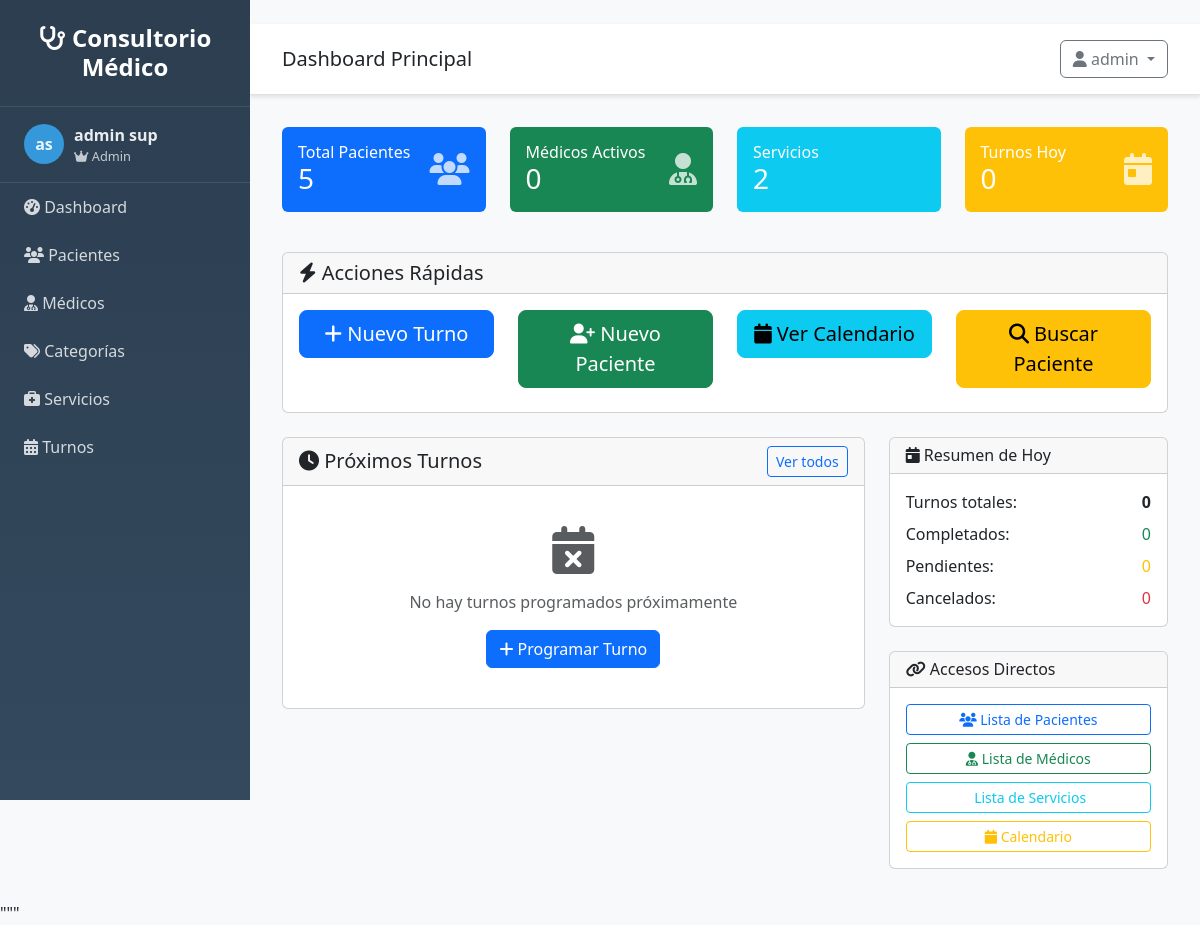
/dashboard (signed in), run on an earlier commit of the app's database.
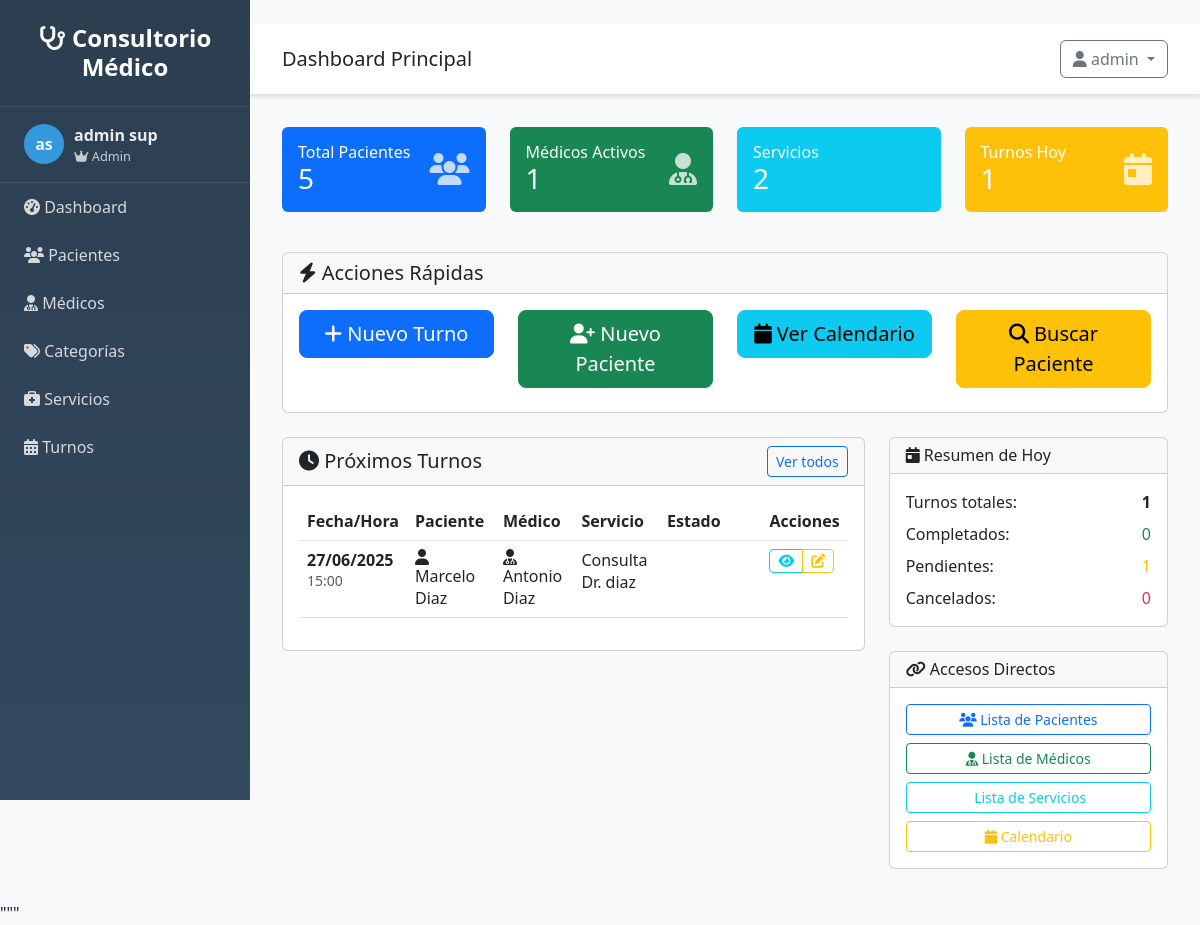
And on a later commit of the database.
### src/models/turno.py (models this page shows, shortened)
class Turno(db.Model):
    __tablename__ = 'turnos'
    id = db.Column(db.Integer, primary_key=True)
    fecha = db.Column(db.Date, nullable=False)
    hora = db.Column(db.Time, nullable=False)
    estado = db.Column(db.String(20), default='pendiente')  # pendiente, confirmado, completado, cancelado
    observaciones = db.Column(db.Text, nullable=True)
    precio_final = db.Column(db.Numeric(10, 2), nullable=True)
    fecha_creacion = db.Column(db.DateTime, default=datetime.utcnow)
    cliente_id = db.Column(db.Integer, db.ForeignKey('clientes.id'), nullable=False)
    profesional_id = db.Column(db.Integer, db.ForeignKey('profesionales.id'), nullable=False)
    servicio_id = db.Column(db.Integer, db.ForeignKey('servicios.id'), nullable=False)

### src/models/cliente.py (models this page shows, shortened)
class Cliente(db.Model):
    __tablename__ = 'clientes'
    id = db.Column(db.Integer, primary_key=True)
    nombre = db.Column(db.String(100), nullable=False)
    apellido = db.Column(db.String(100), nullable=False)
    telefono = db.Column(db.String(20), nullable=True)
    email = db.Column(db.String(120), nullable=True)
    fecha_creacion = db.Column(db.DateTime, default=datetime.utcnow)
    activo = db.Column(db.Boolean, default=True)
    turnos = db.relationship('Turno', backref='cliente', lazy=True)
    @property
    def nombre_completo(self):
        return f"{self.nombre} {self.apellido}"

### src/models/profesional.py (models this page shows, shortened)
class Profesional(db.Model):
    __tablename__ = 'profesionales'
    id = db.Column(db.Integer, primary_key=True)
    nombre = db.Column(db.String(100), nullable=False)
    apellido = db.Column(db.String(100), nullable=False)
    telefono = db.Column(db.String(20), nullable=True)
    email = db.Column(db.String(120), nullable=True)
    especialidad = db.Column(db.String(100), nullable=True)
    activo = db.Column(db.Boolean, default=True)
    fecha_creacion = db.Column(db.DateTime, default=datetime.utcnow)
    turnos = db.relationship('Turno', backref='profesional', lazy=True)
    @property
    def nombre_completo(self):
        return f"{self.nombre} {self.apellido}"

### src/models/servicio.py (models this page shows, shortened)
class Servicio(db.Model):
    __tablename__ = 'servicios'
    id = db.Column(db.Integer, primary_key=True)
    nombre = db.Column(db.String(100), nullable=False)
    descripcion = db.Column(db.Text, nullable=True)
    precio = db.Column(db.Numeric(10, 2), nullable=False, default=0.00)
    duracion = db.Column(db.Integer, nullable=False, default=60)  # duración en minutos
    activo = db.Column(db.Boolean, default=True)
    fecha_creacion = db.Column(db.DateTime, default=datetime.utcnow)
    categoria_id = db.Column(db.Integer, db.ForeignKey('categorias.id'), nullable=True)
    turnos = db.relationship('Turno', backref='servicio', lazy=True)

### src/routes/main.py (the view)
@main_bp.route('/dashboard')
@login_required
def index():
    try:
        from src.models import Cliente, Turno, Profesional, Servicio
        total_clientes = Cliente.query.filter_by(activo=True).count()
        total_profesionales = Profesional.query.filter_by(activo=True).count()
        total_servicios = Servicio.query.filter_by(activo=True).count()
        hoy = date.today()
        turnos_hoy = Turno.query.filter_by(fecha=hoy).count()
        proximos_turnos = Turno.query.filter(
            Turno.fecha >= hoy,
            Turno.estado.in_(['pendiente', 'confirmado'])
        ).order_by(Turno.fecha, Turno.hora).limit(5).all()
    except Exception as e:
        print(f"Error cargando datos del dashboard: {e}")
        total_clientes = 0
        total_profesionales = 0
        total_servicios = 0
        turnos_hoy = 0
        proximos_turnos = []
    return render_template('dashboard.html',
                         total_clientes=total_clientes,
                         total_profesionales=total_profesionales,
                         total_servicios=total_servicios,
                         turnos_hoy=turnos_hoy,
                         proximos_turnos=proximos_turnos,
                         usuario=current_user)

### src/app.py (called while the page is built)
def create_app(config=None):
    app = Flask(__name__,
                template_folder='../templates',
                static_folder='../static')
    if config:
        app.config.update(config)
    else:
        app.config.from_object(Config)
    init_db(app)
    init_auth(app)
    @app.context_processor
    def inject_user():
        from flask_login import current_user
        return dict(
            current_user=current_user,
            today=date.today(),
            now=datetime.now()
        )
    register_blueprints(app)
    register_template_filters(app)
    register_error_handlers(app)
    @app.route('/')
    def root():
        if current_user.is_authenticated:
            return redirect(url_for('main.index'))
        return redirect(url_for('auth.login'))
    return app

### src/auth.py (called while the page is built)
@login_manager.user_loader
def load_user(user_id):
    try:
        from src.models.usuario import Usuario
        return Usuario.query.get(int(user_id))
    except:
        return None

### src/models/usuario.py (called while the page is built)
    @property
    def nombre_completo(self):
        return f"{self.nombre} {self.apellido}"

    def is_admin(self):
        return self.rol == 'admin'

### templates/dashboard.html (shortened to what the changed rows need)
{% extends "base.html" %}
{% block content %}
<div class="row mb-4">
    <div class="col-md-3 mb-3">
        <div class="card border-0 bg-success text-white">
            <div class="card-body">
                <div class="d-flex justify-content-between">
                    <div>
                        <h6 class="card-title mb-0">Médicos Activos</h6>
                        <h3 class="mb-0">{{ total_profesionales or 0 }}</h3>
                    </div>
                </div>
            </div>
        </div>
    </div>
    <div class="col-md-3 mb-3">
        <div class="card border-0 bg-warning text-white">
            <div class="card-body">
                <div class="d-flex justify-content-between">
                    <div>
                        <h6 class="card-title mb-0">Turnos Hoy</h6>
                        <h3 class="mb-0">{{ turnos_hoy or 0 }}</h3>
                    </div>
                </div>
            </div>
        </div>
    </div>
</div>
<div class="row">
    <div class="col-md-8 mb-4">
        <div class="card">
            <div class="card-body">
                {% if proximos_turnos %}
                    <div class="table-responsive">
                        <table class="table table-hover">
                            <thead>
                                <tr>
                                    <th>Fecha/Hora</th>
                                    <th>Paciente</th>
                                    <th>Médico</th>
                                    <th>Servicio</th>
                                    <th>Estado</th>
                                    <th>Acciones</th>
                                </tr>
                            </thead>
                            <tbody>
                                {% for turno in proximos_turnos %}
                                <tr>
                                    <td>
                                        <strong>{{ turno.fecha.strftime('%d/%m/%Y') }}</strong><br>
                                        <small class="text-muted">{{ turno.hora.strftime('%H:%M') }}</small>
                                    </td>
                                    <td>
                                        <i class="fas fa-user"></i>
                                        {{ turno.cliente.nombre_completo }}
                                    </td>
                                    <td>
                                        <i class="fas fa-user-md"></i>
                                        {{ turno.profesional.nombre_completo }}
                                    </td>
                                    <td>{{ turno.servicio.nombre }}</td>
                                    <td>
                                        <span class="badge status-{{ turno.estado }}">
                                        </span>
                                    </td>
                                    <td>
                                        <div class="btn-group btn-group-sm">
                                            <a href="{{ url_for('turnos.detalle', id=turno.id) }}"
                                               class="btn btn-outline-info" title="Ver detalle">
                                                <i class="fas fa-eye"></i>
                                            </a>
                                            <a href="{{ url_for('turnos.editar', id=turno.id) }}"
                                               class="btn btn-outline-warning" title="Editar">
                                                <i class="fas fa-edit"></i>
                                            </a>
                                        </div>
                                    </td>
                                </tr>
                                {% endfor %}
                            </tbody>
                        </table>
                    </div>
                {% else %}
                    <div class="text-center py-4 text-muted">
                        <i class="fas fa-calendar-times fa-3x mb-3"></i>
                        <p>No hay turnos programados próximamente</p>
                        <a href="{{ url_for('turnos.nuevo') }}" class="btn btn-primary">
                            <i class="fas fa-plus"></i> Programar Turno
                        </a>
                    </div>
                {% endif %}
            </div>
        </div>
    </div>
    <div class="col-md-4">
        <div class="card mb-4">
            <div class="card-body">
                <div class="d-flex justify-content-between mb-2">
                    <span>Turnos totales:</span>
                    <strong>{{ turnos_hoy or 0 }}</strong>
                </div>
                <div class="d-flex justify-content-between mb-2">
                    <span>Pendientes:</span>
                    <span class="text-warning">{{ turnos_hoy or 0 }}</span>
                </div>
            </div>
        </div>
    </div>
</div>
{% endblock %}

What changed in the data, as far as the page shows it:
added Turno: fecha "27/06/2025", hora "15:00", cliente.nombre_completo "Marcelo Diaz", profesional.nombre_completo "Antonio Diaz", servicio.nombre "Consulta Dr. diaz"
Also different on the page:
{{ total_profesionales or 0 }}: "0" → "1"
{{ turnos_hoy or 0 }}: "0" → "1"
text no longer shown: "No hay turnos programados próximamente Programar Turno"
text now shown: "Fecha/Hora Paciente Médico Servicio Estado Acciones"
